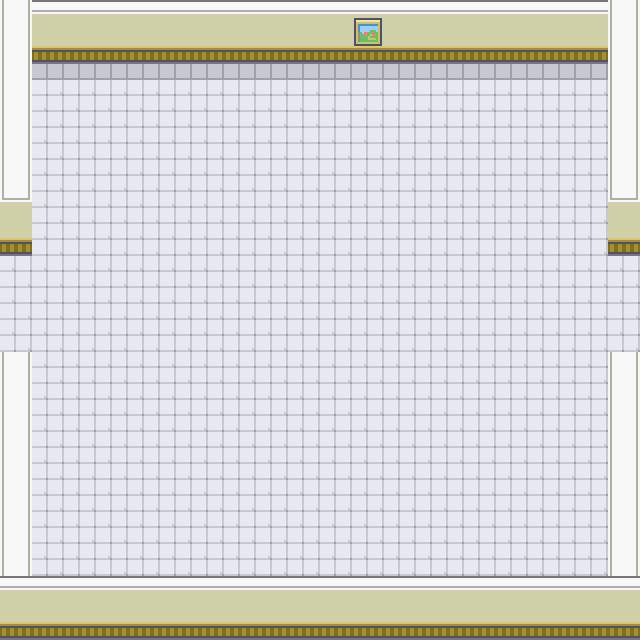

A 2D game scene composited from a Tiled map and its tileset images. What follows is a short description and the map's XML, with every tile layer's data as written:
An orthogonal 20x20 tile map with 32x32 px tiles, 3 tile layers (Suelo, Objetos, ObjetosSuperior) and 7 objects.

<map version="1.0" tiledversion="1.1.2" orientation="orthogonal" renderorder="right-down" width="20" height="20" tilewidth="32" tileheight="32" infinite="0" nextobjectid="26">
 <tileset firstgid="1" source="Multi-Inside.tsx" />
 <layer name="Suelo" width="20" height="20">
  <data encoding="csv">
9,9,9,9,9,9,9,9,9,9,9,9,9,9,9,9,9,9,9,9,
9,9,9,9,9,9,9,9,9,9,9,9,9,9,9,9,9,9,9,9,
9,11,11,11,11,11,11,11,11,11,11,11,11,11,11,11,11,11,11,9,
9,9,9,9,9,9,9,9,9,9,9,9,9,9,9,9,9,9,9,9,
9,9,9,9,9,9,9,9,9,9,9,9,9,9,9,9,9,9,9,9,
9,9,9,9,9,9,9,9,9,9,9,9,9,9,9,9,9,9,9,9,
9,9,9,9,9,9,9,9,9,9,9,9,9,9,9,9,9,9,9,9,
9,9,9,9,9,9,9,9,9,9,9,9,9,9,9,9,9,9,9,9,
9,9,9,9,9,9,9,9,9,9,9,9,9,9,9,9,9,9,9,9,
9,9,9,9,9,9,9,9,9,9,9,9,9,9,9,9,9,9,9,9,
9,9,9,9,9,9,9,9,9,9,9,9,9,9,9,9,9,9,9,9,
9,9,9,9,9,9,9,9,9,9,9,9,9,9,9,9,9,9,9,9,
9,9,9,9,9,9,9,9,9,9,9,9,9,9,9,9,9,9,9,9,
9,9,9,9,9,9,9,9,9,9,9,9,9,9,9,9,9,9,9,9,
9,9,9,9,9,9,9,9,9,9,9,9,9,9,9,9,9,9,9,9,
9,9,9,9,9,9,9,9,9,9,9,9,9,9,9,9,9,9,9,9,
9,9,9,9,9,9,9,9,9,9,9,9,9,9,9,9,9,9,9,9,
9,9,9,9,9,9,9,9,9,9,9,9,9,9,9,9,9,9,9,9,
9,9,9,9,9,9,9,9,9,9,9,9,9,9,9,9,9,9,9,9,
9,9,9,9,9,9,9,9,9,9,9,9,9,9,9,9,9,9,9,9
</data>
 </layer>
 <layer name="Objetos" width="20" height="20">
  <data encoding="csv">
288,23,23,23,23,23,23,23,23,23,23,23,23,23,23,23,23,23,23,288,
288,31,31,31,31,31,31,31,31,31,31,31,31,31,31,31,31,31,31,288,
288,0,0,0,0,0,0,0,0,0,0,0,0,0,0,0,0,0,0,288,
288,0,0,0,0,0,0,0,0,0,0,0,0,0,0,0,0,0,0,288,
288,0,0,0,0,0,0,0,0,0,0,0,0,0,0,0,0,0,0,288,
288,0,0,0,0,0,0,0,0,0,0,0,0,0,0,0,0,0,0,288,
296,0,0,0,0,0,0,0,0,0,0,0,0,0,0,0,0,0,0,296,
304,0,0,0,0,0,0,0,0,0,0,0,0,0,0,0,0,0,0,304,
0,0,0,0,0,0,0,0,0,0,0,0,0,0,0,0,0,0,0,0,
0,0,0,0,0,0,0,0,0,0,0,0,0,0,0,0,0,0,0,0,
0,0,0,0,0,0,0,0,0,0,0,0,0,0,0,0,0,0,0,0,
288,0,0,0,0,0,0,0,0,0,0,0,0,0,0,0,0,0,0,288,
288,0,0,0,0,0,0,0,0,0,0,0,0,0,0,0,0,0,0,288,
288,0,0,0,0,0,0,0,0,0,0,0,0,0,0,0,0,0,0,288,
288,0,0,0,0,0,0,0,0,0,0,0,0,0,0,0,0,0,0,288,
288,0,0,0,0,0,0,0,0,0,0,0,0,0,0,0,0,0,0,288,
288,0,0,0,0,0,0,0,0,0,0,0,0,0,0,0,0,0,0,288,
288,0,0,0,0,0,0,0,0,0,0,0,0,0,0,0,0,0,0,288,
23,23,23,23,23,23,23,23,23,23,23,23,23,23,23,23,23,23,23,23,
304,304,304,304,304,304,304,304,304,304,304,304,304,304,304,304,304,304,304,304
</data>
 </layer>
 <objectgroup name="Colisiones">
  <object id="8" x="-2.66667" y="-1.33333" width="641.333" height="66.6667" />
  <object id="18" x="0" y="66.6667" width="30.6667" height="573.333" />
  <object id="19" x="32" y="576" width="608" height="64" />
  <object id="20" x="609.333" y="349.333" width="25.3333" height="228" />
  <object id="21" x="609.333" y="65.3333" width="29.3333" height="190.667" />
 </objectgroup>
 <objectgroup color="#ff0000" name="Triggers">
  <object id="24" x="4" y="257" width="25" height="90">
   <properties>
    <property name="CambioMapa" value="MapaTest" />
   </properties>
  </object>
  <object id="25" x="612" y="260" width="23" height="85">
   <properties>
    <property name="CambioMapa" value="Exterior1" />
   </properties>
  </object>
 </objectgroup>
 <layer name="ObjetosSuperior" width="20" height="20">
  <data encoding="csv">
0,0,0,0,0,0,0,0,0,0,0,34,0,0,0,0,0,0,0,0,
0,0,0,0,0,0,0,0,0,0,0,42,0,0,0,0,0,0,0,0,
0,0,0,0,0,0,0,0,0,0,0,0,0,0,0,0,0,0,0,0,
0,0,0,0,0,0,0,0,0,0,0,0,0,0,0,0,0,0,0,0,
0,0,0,0,0,0,0,0,0,0,0,0,0,0,0,0,0,0,0,0,
0,0,0,0,0,0,0,0,0,0,0,0,0,0,0,0,0,0,0,0,
0,0,0,0,0,0,0,0,0,0,0,0,0,0,0,0,0,0,0,0,
0,0,0,0,0,0,0,0,0,0,0,0,0,0,0,0,0,0,0,0,
0,0,0,0,0,0,0,0,0,0,0,0,0,0,0,0,0,0,0,0,
0,0,0,0,0,0,0,0,0,0,0,0,0,0,0,0,0,0,0,0,
0,0,0,0,0,0,0,0,0,0,0,0,0,0,0,0,0,0,0,0,
0,0,0,0,0,0,0,0,0,0,0,0,0,0,0,0,0,0,0,0,
0,0,0,0,0,0,0,0,0,0,0,0,0,0,0,0,0,0,0,0,
0,0,0,0,0,0,0,0,0,0,0,0,0,0,0,0,0,0,0,0,
0,0,0,0,0,0,0,0,0,0,0,0,0,0,0,0,0,0,0,0,
0,0,0,0,0,0,0,0,0,0,0,0,0,0,0,0,0,0,0,0,
0,0,0,0,0,0,0,0,0,0,0,0,0,0,0,0,0,0,0,0,
0,0,0,0,0,0,0,0,0,0,0,0,0,0,0,0,0,0,0,0,
0,0,0,0,0,0,0,0,0,0,0,0,0,0,0,0,0,0,0,0,
0,0,0,0,0,0,0,0,0,0,0,0,0,0,0,0,0,0,0,0
</data>
 </layer>
</map>
